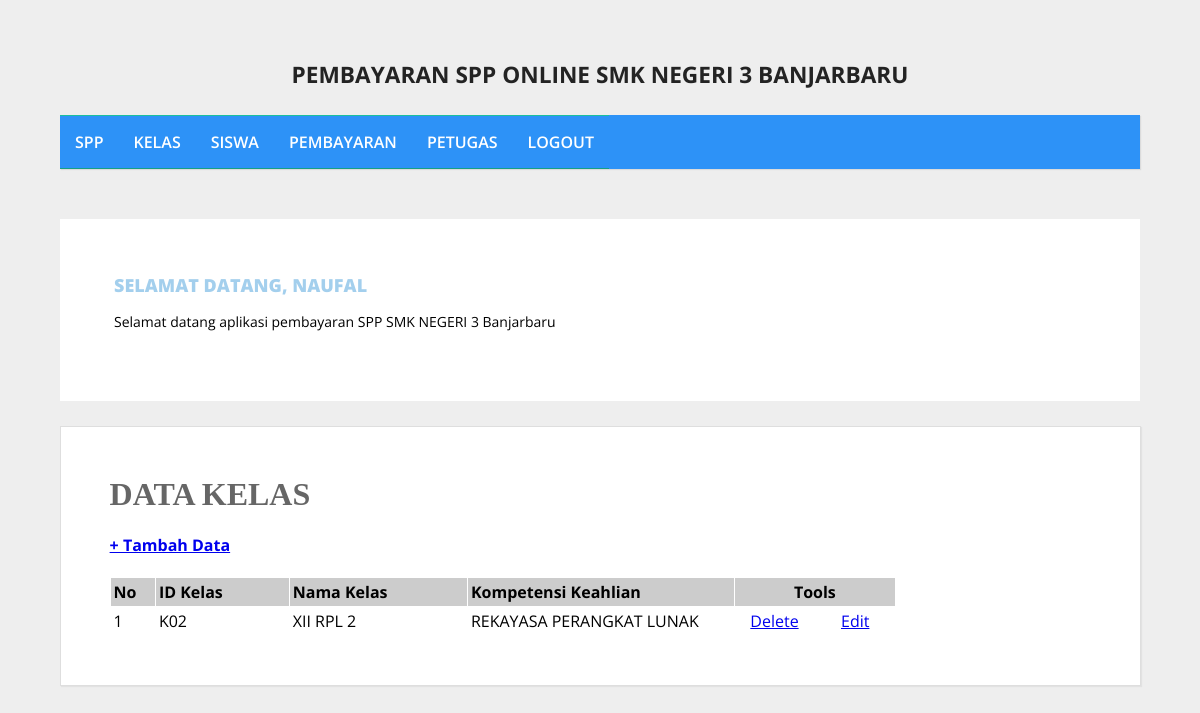
The page /admin/halaman_admin.php?open=data_kelas (signed in) on the database its author committed.
### tables this page shows
CREATE TABLE `kelas` (
  `id_kelas` varchar(5) NOT NULL,
  `nama_kelas` varchar(10) NOT NULL,
  `kompetensi_keahlian` varchar(30) NOT NULL
);

### admin/data_kelas.php (the view)
<?php
include_once "../src/koneksi.php";
?>
<h1><b>DATA KELAS </b></h1>
<h4> <a href="?open=tambah_kelas">+ Tambah Data</a> </h3>
<table cellspacing="1" cellpadding="3">
  <tr>
    <td width="5%" bgcolor="#CCCCCC"><b>No</b></td>
    <td width="15%" bgcolor="#CCCCCC"><b>ID Kelas</b></td>
    <td width="20%" bgcolor="#CCCCCC"><b>Nama Kelas </b></td>
    <td width="30%" bgcolor="#CCCCCC"><b>Kompetensi Keahlian</b></td>
    <td colspan="2" align="center" bgcolor="#CCCCCC"><b>Tools</b></td>
  </tr>
<?php
$sql = mysqli_query($koneksi, "SELECT * FROM kelas ORDER BY id_kelas ASC");
$nomor = 0;
while ($data = mysqli_fetch_array($sql)) {
    $nomor++;
?>
  <tr>
    <td> <?php echo $nomor; ?> </td>
    <td> <?php echo $data['id_kelas']; ?> </td>
    <td> <?php echo $data['nama_kelas']; ?> </td>
    <td> <?php echo $data['kompetensi_keahlian']; ?> </td>
    <td width="9%" align="center"><a href="?open=hapus_kelas&id_kelas=<?php echo $data['id_kelas']; ?>"
      target="_self" onclick="return confirm('YAKIN INGIN MENGHAPUS DATA KELAS INI ... ?')"> Delete</a></td>
    <td width="9%" align="center"><a href="?open=edit_kelas&id_kelas=<?php echo $data['id_kelas']; ?>"
      target="_self">Edit</a></td>
  </tr>
<?php } ?>
</table>

### src/style.css (style rules this page uses)
body { background: #eee; margin: 0; font-family: 'Open Sans', sans-serif; }
.conteudo h1 { padding: 0; margin: 0 0 15px; font-weight: normal; color: #666; font-family: Georgia; }

### rows shown on the page
kelas: id_kelas "K02", nama_kelas "XII RPL 2", kompetensi_keahlian "REKAYASA PERANGKAT LUNAK"

### other values the page prints
$_SESSION['username'] "NAUFAL"
